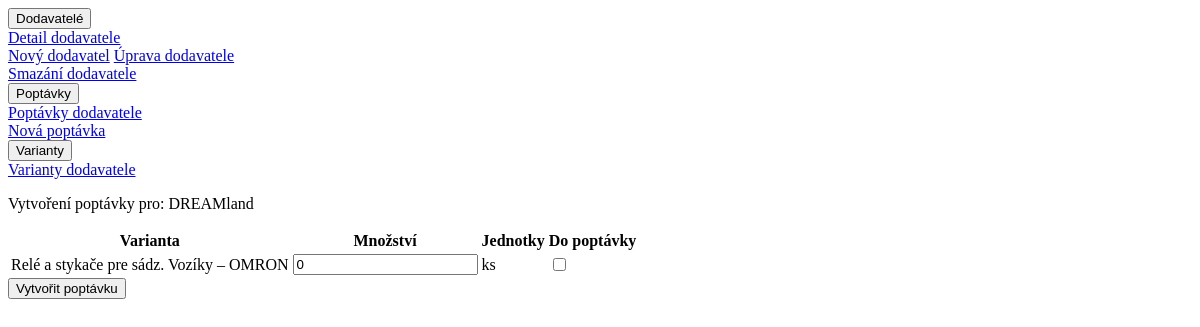
The app's page /sklad/poptavky/14/create/ (signed in), older data.
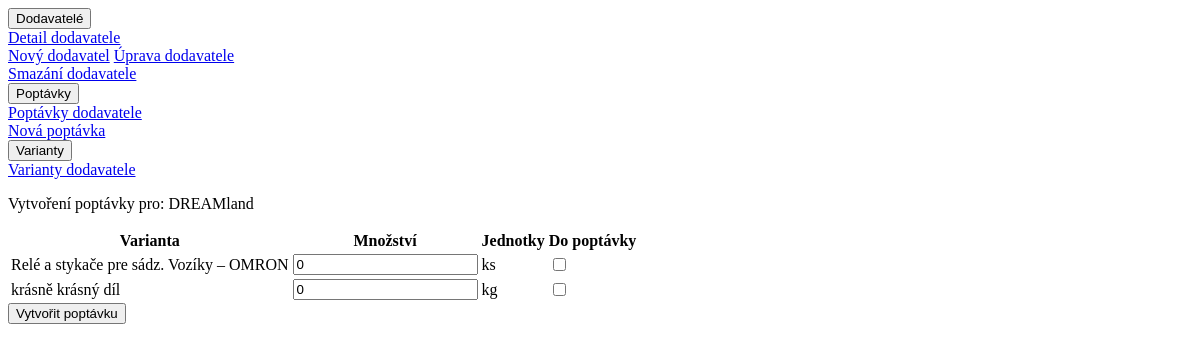
The same page, newer data.
### hpm_sklad/models.py (models this page shows, shortened)
class Varianty(models.Model):
    class Meta:
        verbose_name_plural = 'Varianty'
        verbose_name = 'Varianta'
    sklad = models.ForeignKey(Sklad, on_delete=models.CASCADE, related_name='varianty_skladu', verbose_name="Skladová položka")
    dodavatel = models.ForeignKey(Dodavatele, on_delete=models.CASCADE, related_name='varianty_dodavatele', verbose_name="Dodavatel")
    nazev_varianty = models.CharField(max_length=255, verbose_name="Název varianty")
    cislo_varianty = models.CharField(max_length=255, null=True, verbose_name="Číslo varianty")
    jednotkova_cena_eur = models.FloatField(default=0.0, validators=[MinValueValidator(0.0)], verbose_name="EUR/jednotka")
    dodaci_lhuta = models.PositiveIntegerField(verbose_name="Dodací lhůta")
    min_obj_mnozstvi = models.PositiveIntegerField(verbose_name="Min. obj. množství")
    def __str__(self):
        return self.nazev_varianty[:60]

class Sklad(models.Model):
    class Meta:
        ordering = ["-evidencni_cislo"]
        verbose_name_plural = "Skladové položky"
    evidencni_cislo = models.AutoField(primary_key=True, verbose_name="Evidenční číslo")
    interne_cislo = models.IntegerField(null=True, verbose_name="Číslo karty")
    objednano = models.CharField(max_length=100, null=True, blank=True, verbose_name="Objednáno?")
    nazev_dilu = models.CharField(max_length=100, verbose_name="Název dílu")
    min_mnozstvi_ks = models.PositiveIntegerField(default=0, verbose_name="Minimum")
    mnozstvi = models.PositiveIntegerField(default=0, verbose_name="Množství")
    jednotky = models.CharField(max_length=10, choices=JEDNOTKY_CHOICES, default='ks', verbose_name="Jednotky")
    umisteni = models.CharField(max_length=25, null=True, verbose_name="Umístění")
    dodavatel = models.CharField(max_length=70, null=True, blank=True, verbose_name="Dodavatel")
    datum_nakupu = models.DateField(null=True, blank=True, verbose_name="Datum nákupu")
    cislo_objednavky = models.CharField(max_length=20, null=True, blank=True, verbose_name="Číslo objednávky")
    jednotkova_cena_eur = models.FloatField(default=0.0, validators=[MinValueValidator(0.0)], verbose_name="EUR/jednotka")
    celkova_cena_eur = models.FloatField(default=0.0, validators=[MinValueValidator(0.0)], verbose_name="Celkem EUR")
    poznamka = models.CharField(null=True, blank=True, max_length=200, verbose_name="Poznámka")
    ucetnictvi = models.BooleanField(default=True, verbose_name="Účetnictví")
    kriticky_dil = models.BooleanField(default=False, verbose_name="Kritický díl")
    hsh = models.BooleanField(default=False, verbose_name="HSH")
    tq8 = models.BooleanField(default=False, verbose_name="TQ8")
    tqf_xl1 = models.BooleanField(default=False, verbose_name="TQF XL1")
    tqf_xl2 = models.BooleanField(default=False, verbose_name="TQF XL2")
    dc_xl = models.BooleanField(default=False, verbose_name="DC XL")
    dac_xl1_2 = models.BooleanField(default=False, verbose_name="DAC XL1-2")
    dl_xl = models.BooleanField(default=False, verbose_name="DL XL")
    dac = models.BooleanField(default=False, verbose_name="DAC")
    lac_1 = models.BooleanField(default=False, verbose_name="LAC 1")
    lac_2 = models.BooleanField(default=False, verbose_name="LAC 2")
    ipsen_ene = models.BooleanField(default=False, verbose_name="IPSEN ENE")
    hsh_ene = models.BooleanField(default=False, verbose_name="HSH ENE")
    xl_ene1 = models.BooleanField(default=False, verbose_name="XL ENE1")
    xl_ene2 = models.BooleanField(default=False, verbose_name="XL ENE2")
    ipsen_w = models.BooleanField(default=False, verbose_name="IPSEN W")
    hsh_w = models.BooleanField(default=False, verbose_name="HSH W")
    kw = models.BooleanField(default=False, verbose_name="KW")
    kw1 = models.BooleanField(default=False, verbose_name="KW 1")
    kw2 = models.BooleanField(default=False, verbose_name="KW 2")
    kw3 = models.BooleanField(default=False, verbose_name="KW 3")
    mikrof = models.BooleanField(default=False, verbose_name="MIKROF")
    history = HistoricalRecords()

### hpm_sklad/views.py (the view)
# urls.py: path('sklad/poptavky/<int:dodavatel_id>/create/', views.create_poptavka, name='create_poptavka'),
@login_required
def create_poptavka(request, dodavatel_id):
    dodavatel = get_object_or_404(Dodavatele, id=dodavatel_id)
    varianty_dodavatele = Varianty.objects.filter(dodavatel_id=dodavatel_id)
    PoptavkaVariantyFormSet = inlineformset_factory(
        Poptavky, PoptavkaVarianty, form=PoptavkaVariantyForm, extra=varianty_dodavatele.count(), can_delete=False
        )
    if request.method == 'POST':
        formset = PoptavkaVariantyFormSet(request.POST, form_kwargs={'varianty_dodavatele': varianty_dodavatele})
        if formset.is_valid():
            any_should_save = False
            for form in formset:
                if form.cleaned_data.get('should_save'):
                    any_should_save = True
                    break
            if any_should_save:
                poptavka = Poptavky.objects.create(
                    dodavatel=dodavatel,
                    stav='Tvorba',
                )
                for form in formset:
                    if form.cleaned_data.get('should_save'):
                        poptavka_varianty = form.save(commit=False)
                        poptavka_varianty.poptavka = poptavka
                        poptavka_varianty.save()
                return redirect('poptavky')
            else:
                for form, varianta_dodavatele in zip(formset.forms, varianty_dodavatele):
                    form.fields['varianta'].initial = varianta_dodavatele
                    form.fields['jednotky'].initial = varianta_dodavatele.sklad.jednotky
                formset.non_form_errors().append('Musíte vybrat alespoň jednu položku k uložení do poptávky.')
    else:
        formset = PoptavkaVariantyFormSet(queryset=PoptavkaVarianty.objects.none(), form_kwargs={'varianty_dodavatele': varianty_dodavatele})
        for form, varianta_dodavatele in zip(formset.forms, varianty_dodavatele):
            form.fields['varianta'].initial = varianta_dodavatele
            difference = (varianta_dodavatele.sklad.min_mnozstvi_ks -
                          varianta_dodavatele.sklad.mnozstvi)
            form.fields['mnozstvi'].initial = max(difference, 0)
            form.fields['jednotky'].initial = varianta_dodavatele.sklad.jednotky
            if difference > 0:
                form.fields['should_save'].initial = True
    context = {'current_user': request.user, 'formset': formset, 'dodavatel': dodavatel,
               'varianty_dodavatele': varianty_dodavatele}
    return render(request, 'hpm_sklad/create_poptavka.html', context)

### hpm_sklad/templatetags/custom_filters.py (called while the page is built)
@register.filter
def get_instance(queryset, pk):
    try:
        return queryset.get(pk=pk)
    except (Varianty.DoesNotExist, TypeError, ValueError):
        return 'Instance neexistuje'

### hpm_sklad/templates/hpm_sklad/create_poptavka.html (shortened to what this page needs)
{% load custom_filters %}
{% include "hpm_sklad/navbar_dodavatele.html" with object=dodavatel %}
<div class="bg-dark text-white mt-3">
    <p class="h6 py-2 px-2">Vytvoření poptávky pro: {{ dodavatel.dodavatel }}</p>
</div>
<form method="post" action="{% url 'create_poptavka' dodavatel_id=dodavatel.pk %}">
    <table class="table table-sm table-hover table-striped table-bordered">
        <thead class="thead-dark">
            <tr>
                <th>Varianta</th>
                <th>Množství</th>
                <th>Jednotky</th>
                <th>Do poptávky</th>
            </tr>
        </thead>
        <tbody>
            {% for form in formset %}
                <tr class="align-middle">
                    <td class="pt-2">
                        {% if form.fields.varianta.initial %}
                            {% with varianta=form.fields.varianta.initial %}
                                {{ varianty_dodavatele|get_instance:varianta.pk }}
                            {% endwith %}
                        {% else %}
                            <span class="text-danger">Varianta není inicializována</span>
                        {% endif %}
                    </td>
                    <td class="w-25">{{ form.mnozstvi }}</td>
                    <td class="pt-2">
                        {% if form.fields.jednotky.initial %}
                            {{ form.fields.jednotky.initial }}
                        {% else %}
                            <span class="text-danger">Jednotky nejsou inicializovány</span>
                        {% endif %}
                    </td>
                    <td class="pt-2">{{ form.should_save }}</td>
                </tr>
            {% endfor %}
        </tbody>
    </table>
    <div class="d-flex justify-content-center my-2">
        <button type="submit" class="btn btn-outline-dark btn-sm rounded-pill">Vytvořit poptávku</button>
    </div>
</form>

Row changes from the older to the newer data that the page shows:
added Varianty: formset "krásně krásný díl"
now on this page (row edited): Sklad: fields.jednotky.initial "kg"
Text that changed along with them:
new list line: "0 ☐"
